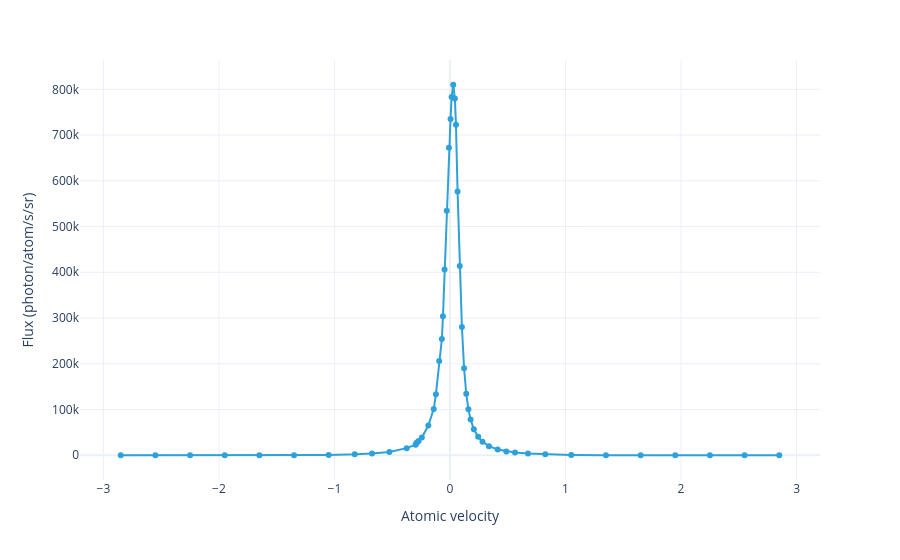

Source (notebook cell):
### Markdown cell above
Plot the velocity distribution of flux. Each point marks the center of a velocity group:

### Code cell
#|notest
model.flux_distribution(sol).visualize(markers=True)

### Figure 1 — Plotly figure (JSON) as saved in the notebook; plotly's stock layout.template omitted (floating-point values rounded to 4 significant figures)
{"data": [{"hovertemplate": "Atomic velocity=%{x}<br>Flux (photon/atom/s/sr)=%{y}<extra></extra>", "legendgroup": "", "line": {"color": "#2fa1da", "dash": "solid"}, "marker": {"symbol": "circle"}, "mode": "lines+markers", "name": "", "orientation": "v", "showlegend": false, "type": "scatter", "x": [-2.85, -2.55, -2.25, -1.95, -1.65, -1.35, -1.05, -0.825, -0.675, -0.525, -0.375, -0.2977, -0.293, -0.2859, -0.2719, -0.2438, -0.1875, -0.1406, -0.1219, -0.09375, -0.07031, -0.06094, -0.04688, -0.02813, -0.009375, 0.004687, 0.01406, 0.02812, 0.04219, 0.05156, 0.06562, 0.08437, 0.1031, 0.1219, 0.1406, 0.1594, 0.1781, 0.2062, 0.2437, 0.2812, 0.3375, 0.4125, 0.4875, 0.5625, 0.675, 0.825, 1.05, 1.35, 1.65, 1.95, 2.25, 2.55, 2.85], "xaxis": "x", "y": [0.1175, 0.7085, 3.684, 16.66, 66.37, 237.3, 787.8, 1914.0, 3559.0, 6993.0, 15500.0, 23160.0, 25760.0, 27730.0, 30910.0, 38660.0, 64820.0, 101400.0, 133600.0, 206300.0, 254100.0, 303700.0, 406000.0, 534300.0, 672100.0, 735300.0, 783300.0, 810000.0, 779600.0, 722800.0, 576300.0, 413600.0, 280500.0, 190300.0, 134500.0, 100300.0, 78300.0, 56760.0, 40210.0, 29610.0, 19840.0, 12620.0, 8463.0, 5888.0, 3568.0, 1918.0, 788.6, 237.5, 66.41, 16.67, 3.686, 0.7088, 0.1176], "yaxis": "y"}], "layout": {"legend": {"title": {}, "tracegroupgap": 0}, "margin": {"t": 60}, "xaxis": {"anchor": "y", "domain": [0, 1], "title": {"text": "Atomic velocity"}}, "yaxis": {"anchor": "x", "domain": [0, 1], "title": {"text": "Flux (photon/atom/s/sr)"}}}}
